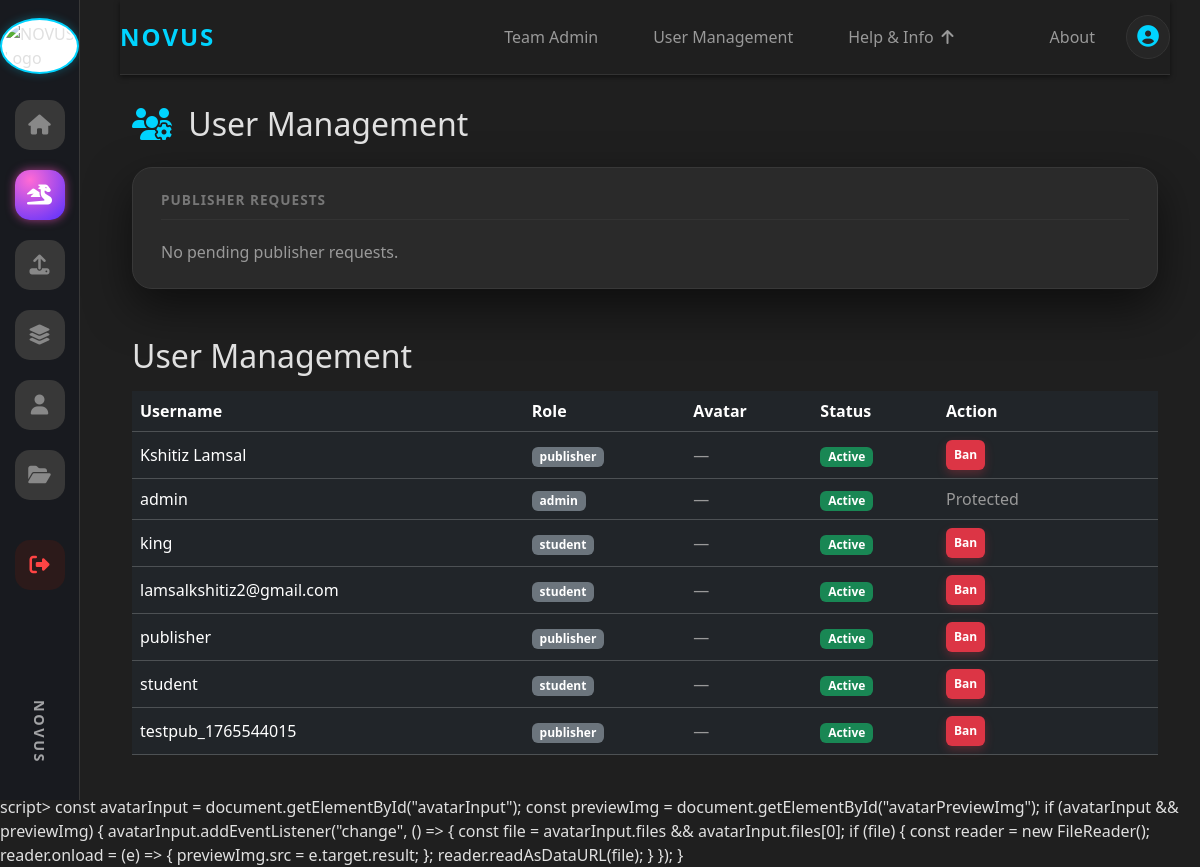
/admin/users (signed in), run on an earlier commit of the app's database.
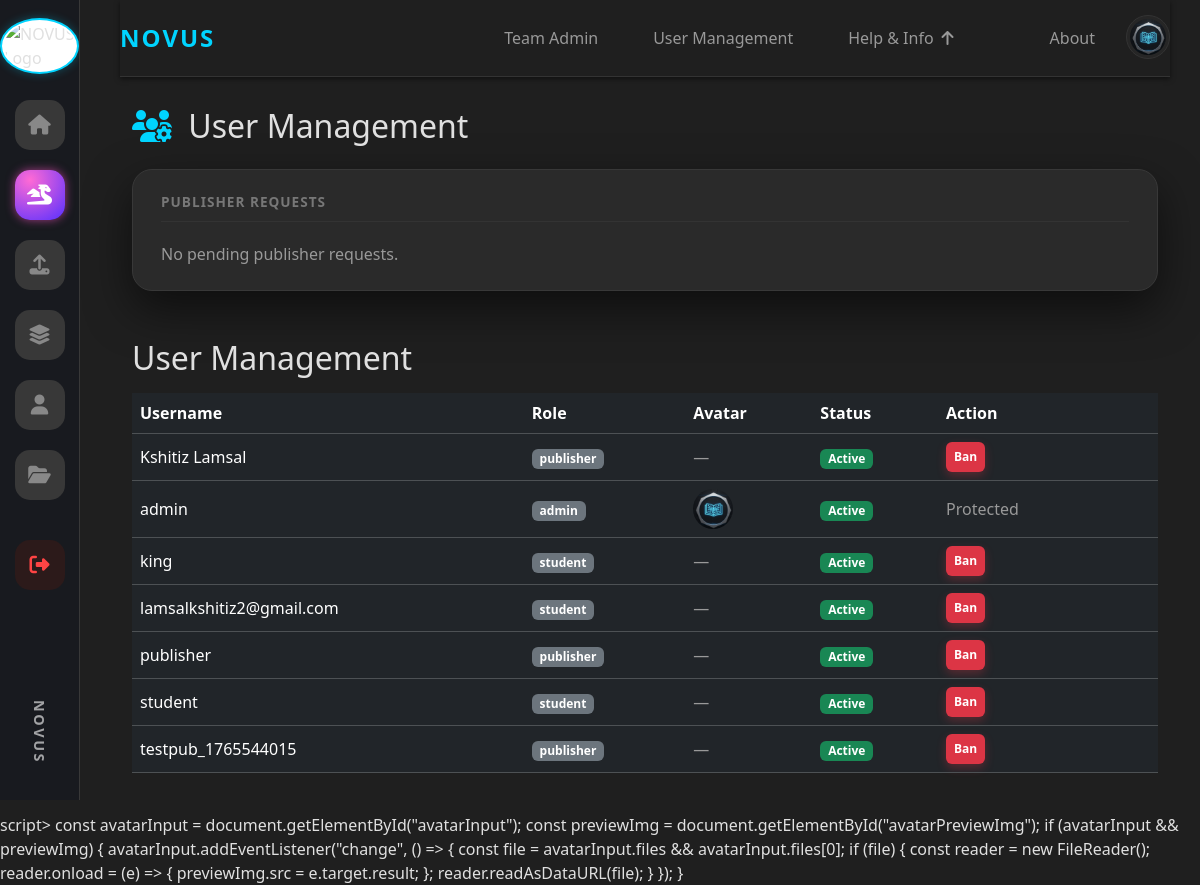
And on a later commit of the database.
### tables this page shows
CREATE TABLE users (
                    id INTEGER PRIMARY KEY,
                    username TEXT UNIQUE,
                    password TEXT,
                    role TEXT
                , status TEXT DEFAULT 'active', pending_publisher INTEGER DEFAULT 0, is_banned INTEGER DEFAULT 0, email TEXT, avatar_url TEXT);

### app.py (the view)
@app.route("/admin/users", methods=["GET", "POST"], endpoint="user_management")
@admin_required
def admin_users():
    conn = get_conn()
    c = conn.cursor()
    c.execute("SELECT id, username, role, COALESCE(is_banned,0) as is_banned, COALESCE(status,'active') as status, COALESCE(avatar_url, NULL) as avatar_url FROM users ORDER BY username")
    users = c.fetchall()
    c.execute("""
        SELECT rr.id, u.username, rr.requested_role, rr.created_at
        FROM role_requests rr
        JOIN users u ON rr.user_id = u.id
        WHERE rr.status = 'pending'
        ORDER BY rr.created_at ASC
    """)
    pending = c.fetchall()
    conn.close()
    return render_template("user_management.html", users=users, pending=pending)

### app.py (called while the page is built)
def get_conn():
    return sqlite3.connect(DB_PATH)

@app.before_request
def check_banned():
    uid = session.get("user_id")
    if not uid:
        return
    conn = get_conn()
    c = conn.cursor()
    c.execute("SELECT COALESCE(is_banned,0), COALESCE(status,'active') FROM users WHERE id=?", (uid,))
    row = c.fetchone()
    conn.close()
    if row:
        is_banned, status = row
        if int(is_banned) == 1 or status == "banned":
            session.clear()
            flash("Your account has been banned.", "danger")
            return redirect(url_for("login"))

@app.context_processor
def inject_user_avatar():
    return {
        'user_avatar': session.get('avatar_url'),
        'user_id': session.get('user_id')
    }

def admin_required(f):
    @wraps(f)
    def wrapper(*args, **kwargs):
        if session.get("role") != "admin":
            flash("Admin access required.", "danger")
            return redirect(url_for("home"))
        return f(*args, **kwargs)
    return wrapper

### templates/user_management.html (shortened to what this page needs)
{% extends "base.html" %}
{% block content %}
<div class="container mt-4">
  <h2 class="mb-4" style="color: var(--text-primary)">
    <i class="fas fa-users-cog me-2" style="color: var(--neon-blue)"></i>
    User Management
  </h2>
  <div class="section-container mb-4">
    <h5 class="section-title">Publisher Requests</h5>
    {% if pending %}
      <table class="table table-dark table-sm align-middle mb-0">
        <thead>
          <tr>
            <th>#</th>
            <th>Username</th>
            <th>Requested Role</th>
            <th>Requested At</th>
            <th style="width: 140px;">Action</th>
          </tr>
        </thead>
        <tbody>
          {% for r in pending %}
          <tr>
            <td>{{ loop.index }}</td>
            <td>{{ r[1] }}</td>
            <td class="text-capitalize">{{ r[2] }}</td>
            <td>{{ r[3] }}</td>
            <td>
              <form
                method="post"
                action="{{ url_for('approve_publisher', req_id=r[0]) }}"
                onsubmit="return confirm('Approve publisher role for {{ r[1] }}?');"
              >
                <button class="btn btn-sm btn-neon">Approve</button>
              </form>
            </td>
          </tr>
          {% endfor %}
        </tbody>
      </table>
    {% else %}
      <p class="text-muted mb-0">No pending publisher requests.</p>
    {% endif %}
  </div>
</div>
<div class="container py-4">
  <h2 class="mb-3">User Management</h2>
  <div class="table-responsive">
    <table class="table table-dark table-hover align-middle">
      <thead>
        <tr>
          <th>Username</th>
          <th>Role</th>
           <th>Avatar</th>
          <th>Status</th>
          <th style="width: 220px;">Action</th>
        </tr>
      </thead>
      <tbody>
        {% for u in users %}
        <tr>
          <td>{{ u[1] }}</td>
          <td>
            <span class="badge bg-secondary">{{ u[2] }}</span>
          </td>
           <td>
             {% if u[5] %}
               <img src="{{ u[5] }}" alt="{{ u[1] }}" style="width: 40px; height: 40px; border-radius: 50%; object-fit: cover;">
             {% else %}
               <span class="text-muted">—</span>
             {% endif %}
           </td>
          <td>
            {% if u[3] == 1 %}
              <span class="badge bg-danger">Banned</span>
            {% else %}
              <span class="badge bg-success">Active</span>
            {% endif %}
          </td>
          <td>
            {% if u[2] == 'admin' %}
              <span class="text-muted">Protected</span>
            {% else %}
              {% if u[3] == 1 %}
                <form method="post" action="{{ url_for('user_unban', user_id=u[0]) }}" class="d-inline">
                  <button class="btn btn-sm btn-success">Unban</button>
                </form>
              {% else %}
                <form method="post" action="{{ url_for('user_ban', user_id=u[0]) }}" class="d-inline">
                  <button class="btn btn-sm btn-danger">Ban</button>
                </form>
              {% endif %}
            {% endif %}
          </td>
        </tr>
        {% endfor %}
      </tbody>
    </table>
  </div>
</div>
{% endblock %}

What changed in the data, as far as the page shows it:
changed users "admin": no longer shows "—"
